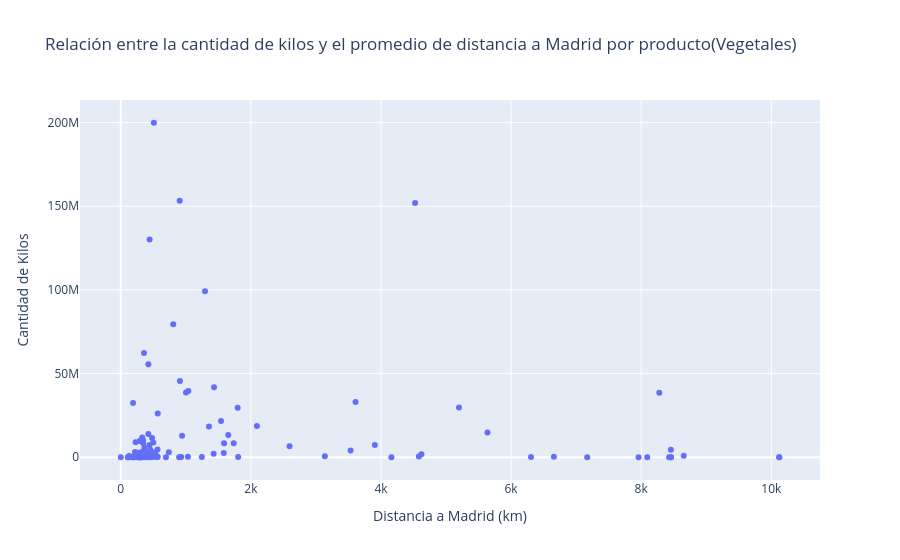

Notebook code for this chart:
### Code cell
import plotly.express as px

# Crear scatter plot con Plotly
fig = px.scatter(df_vegetales_agg, x="distancia_madrid", y="kilos", 
                 hover_name="nueva_categoria",
                 title="Relación entre la cantidad de kilos y el promedio de distancia a Madrid por producto(Vegetales)",
                 labels={"distancia_madrid": "Distancia a Madrid (km)", "kilos": "Cantidad de Kilos"})

# Mostrar el gráfico interactivo
fig.show()

### Figure 1 — Plotly figure (JSON) as saved in the notebook; plotly's stock layout.template omitted (floating-point values rounded to 4 significant figures)
{"data": [{"hovertemplate": "<b>%{hovertext}</b><br><br>Distancia a Madrid (km)=%{x}<br>Cantidad de Kilos=%{y}<extra></extra>", "hovertext": ["ACEITUNAS", "ACELGAS", "ACHICORIA", "AGUACATE", "AJOS", "ALBARICOQUE", "ALCACHOFAS", "ALMENDRA", "APIO", "APIONABO", "ARÁNDANOS", "BATATAS", "BERENJENAS", "BERROS", "BONIATOS", "BORRAJAS", "BROCOLI", "CACAHUETE", "CALABACIN", "CALABAZAS", "CAQUIS", "CARAMBOLA", "CARDOS", "CASTAÑA", "CEBOLLA", "CEBOLLINO", "CEREZAS", "CHAMPIÑON", "CHIRIMOYAS", "CHIRIVIAS", "CIRUELAS", "COCOS", "COL", "COLES", "COLES-REPOLLO", "COLIFLOR", "CONGELADOS", "CONSERVAS", "CUARTA", "DATILES", "EDDO", "ELABORADOS", "ENDIVIA", "ESCAROLAS", "ESPARRAGOS", "ESPINACAS", "FISALIS", "FLORES", "FRAMBUESAS", "FRESON", "FRUTA", "GERMINADOS", "GRANADAS", "GRELOS", "GROSELLA", "GUANÁBANA", "GUAYABOS", "GUINDILLAS", "GUISANTES", "HABAS", "HIERBAS", "HIGOS", "HINOJO", "JENGIBRE", "JUDIAS", "KALE", "KIWI", "KUMKUAT", "LAUREL", "LECHUGAS", "LIMA", "LIMON", "LITCHIS", "MAIZ", "MANDARINAS", "MANGOS", "MANZANAS", "MELOCOTON", "MELONES", "MEMBRILLOS", "MICROVEGETALES", "MORAS", "NABOS", "NARANJAS", "NECTARINA", "NISPEROS", "NUECES", "OCRA", "PAK", "PAPAYA", "PARAGUAYAS", "PATATA", "PEPINO", "PERAS", "PEREJIL", "PIMIENTO", "PISTACHO", "PITAHAYA", "PIÑA", "PLATANOS", "POMELO", "PUERROS", "QUINTA", "RABANOS", "REMOLACHA", "ROMANESCU", "SANDIA", "SETA/HONGO", "SETAS", "TIRABEQUES", "TOMATE", "UVA", "YAME", "YUCA", "ZANAHORIAS", "ZAPOTES"], "legendgroup": "", "marker": {"color": "#636efa", "symbol": "circle"}, "mode": "markers", "name": "", "orientation": "v", "showlegend": false, "type": "scatter", "x": [300.0, 127.9, 289.6, 5199.0, 565.6, 1736.0, 328.1, 188.1, 498.2, 498.2, 4622.0, 1032.0, 347.0, 349.0, 455.5, 297.3, 364.5, 188.1, 329.7, 1584.0, 738.9, 10120.0, 165.6, 1246.0, 806.7, 319.9, 1653.0, 423.9, 371.7, 108.7, 942.7, 4583.0, 411.3, 454.4, 455.2, 443.1, 502.9, 284.7, 228.2, 1805.0, 8457.0, 219.3, 289.6, 293.1, 1589.0, 204.0, 8094.0, 929.2, 530.5, 568.9, 7959.0, 544.7, 3533.0, 116.8, 259.2, 8429.0, 4160.0, 261.8, 367.3, 368.4, 566.1, 261.2, 316.3, 8654.0, 500.5, 0.02124, 3609.0, 302.6, 417.7, 356.9, 2595.0, 1797.0, 10120.0, 209.8, 1542.0, 5637.0, 1295.0, 1003.0, 1038.0, 356.2, 563.7, 463.2, 263.1, 905.7, 1356.0, 348.8, 3137.0, 6306.0, 318.8, 3906.0, 342.3, 509.8, 288.6, 909.6, 285.9, 424.6, 188.1, 6658.0, 8279.0, 4524.0, 1429.0, 481.7, 374.1, 184.8, 137.6, 694.7, 1434.0, 211.0, 274.5, 898.1, 443.9, 2093.0, 8457.0, 8457.0, 189.6, 7171.0], "xaxis": "x", "y": [55613, 704268, 5837, 29768861, 4661621, 8339521, 3350194, 189318, 2841780, 281080, 1851275, 265864, 8196601, 710, 1574014, 3274, 5515741, 378636, 11833291, 2555058, 2992316, 1360, 5119, 93969, 79423871, 443772, 13246680, 13926193, 1861874, 45891, 12894156, 411977, 1823363, 211551, 4447709, 7350265, 1934136, 1051040, 8974198, 161605, 20949, 3179407, 58913, 179725, 8437717, 55134, 20270, 119329, 2102392, 26078424, 1320, 163092, 3980190, 43149, 1482, 2286, 5818, 2654, 120995, 162819, 343811, 814750, 10210, 885046, 8802874, 418, 33013482, 2472, 39270, 62370447, 6518225, 29561996, 1010, 596724, 21607928, 14774645, 99177288, 38709292, 39619225, 30088, 212889, 44943, 285322, 153259544, 18446285, 1644730, 657563, 217576, 1517742, 7349454, 10184181, 199923679, 9782036, 45594835, 992874, 55632271, 141995, 293198, 38521188, 151958315, 2144894, 11530522, 3817062, 53043, 406664, 10769, 41854304, 2222, 2729720, 7809, 130187940, 18741067, 25349, 4498064, 32474789, 864], "yaxis": "y"}], "layout": {"legend": {"tracegroupgap": 0}, "title": {"text": "Relación entre la cantidad de kilos y el promedio de distancia a Madrid por producto(Vegetales)"}, "xaxis": {"anchor": "y", "domain": [0, 1], "title": {"text": "Distancia a Madrid (km)"}}, "yaxis": {"anchor": "x", "domain": [0, 1], "title": {"text": "Cantidad de Kilos"}}}}
